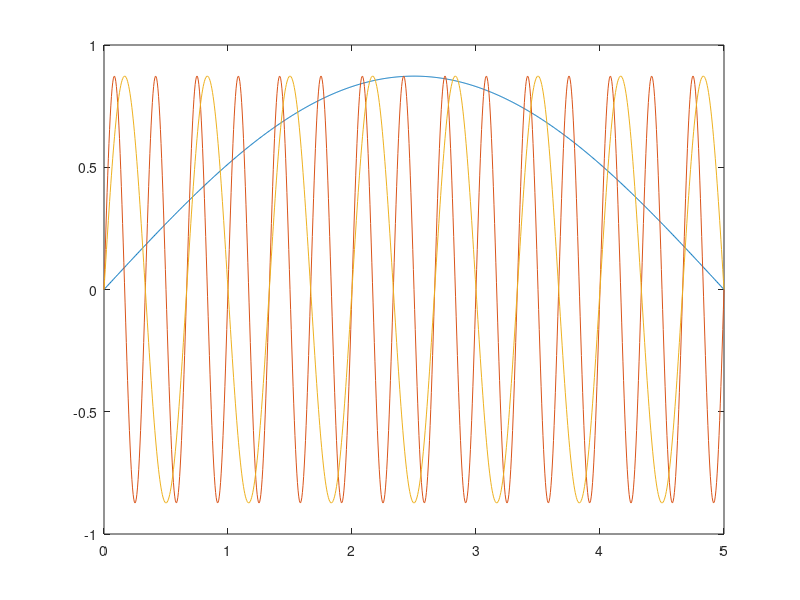

This chart was generated by the following MATLAB code: (Note: this script raises an error after producing the figure.)
scale = 50*((2*pi)/360);
pureSinTime = 0:0.005:5;
sinfreqs = 0.1:0.1:3.0; %Hz
pureSin = zeros(length(sinfreqs),length(pureSinTime));
for i = 1:length(sinfreqs)
    for j = 1:length(pureSinTime)
        pureSin(i,j) = scale*sin(2*pi*sinfreqs(i)*pureSinTime(j));
    end
end

figure
plot(pureSinTime,pureSin(1,:),pureSinTime,pureSin(end,:),pureSinTime,pureSin(round(end/2),:))


basepath = strcat(commonPath,'\Performance Input Signals');
savePath = genFileName(basepath,'pureSin');
save(savePath,'scale','pureSinTime','pureSin','sinfreqs')              
clearvars -except commonPath
